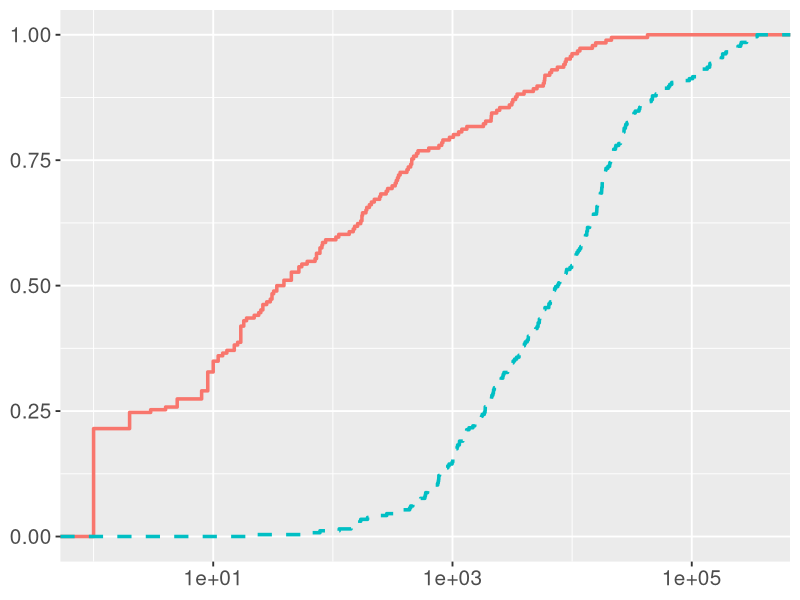
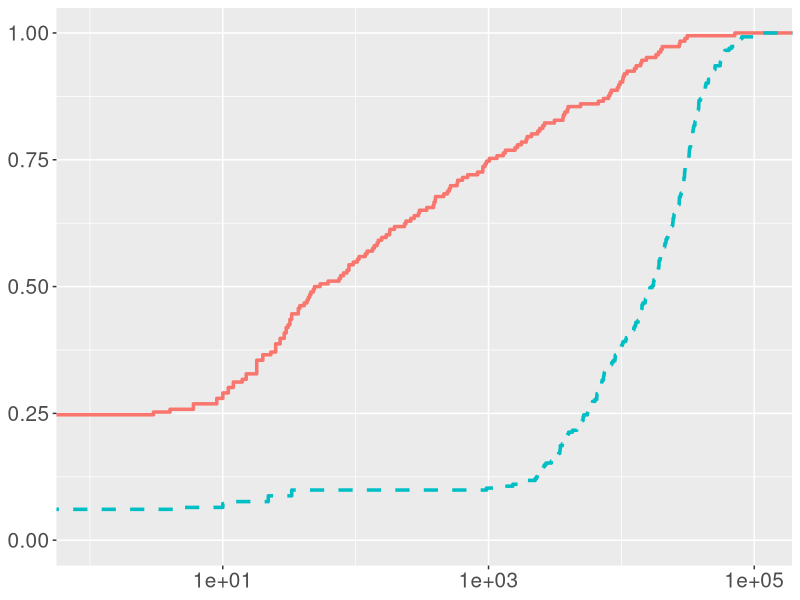
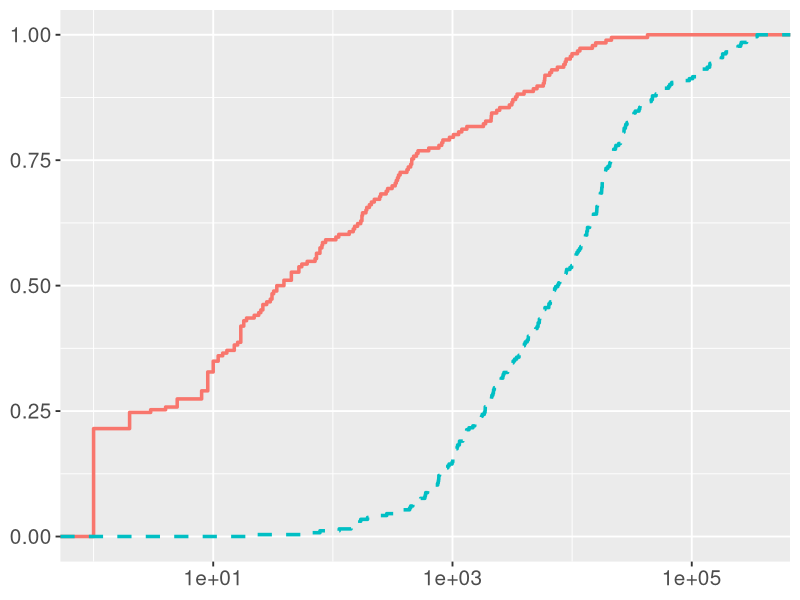
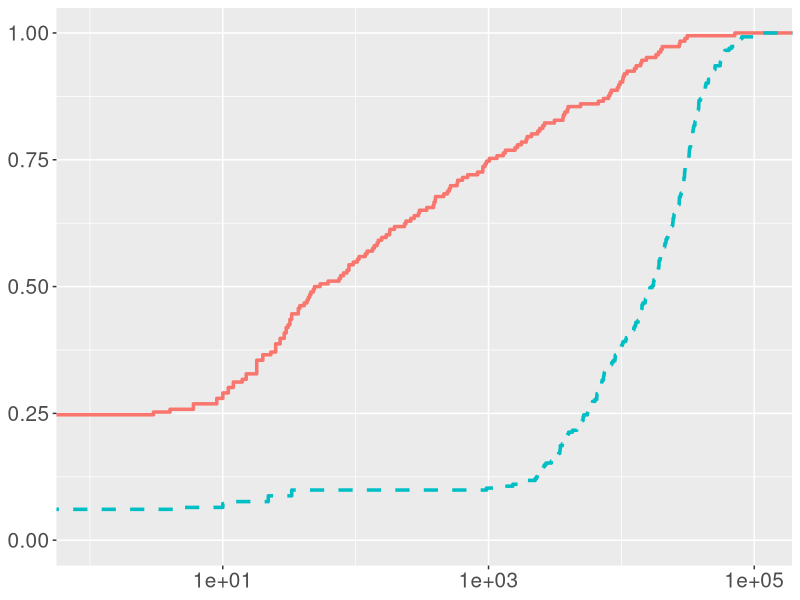

Generate these figures, in order, with R:
library(ggplot2)
library(stringr)

res <- read.csv2(file="results.csv", sep = ",", dec = ".")

time_limit = 3600
res[res$SOLVE_STATUS == "TIME_LIMIT_REACHED","TIME"] <- 2*time_limit
res[grep("ERROR",res$SOLVE_STATUS),"TIME"] <- 2*time_limit
print("number of instances stopped because of an error:")
nrow(res[grep("ERROR",res$SOLVE_STATUS),])


sub1 <- res[res$SOLVE_STATUS == "SOLUTION_FOUND" | res$SOLVE_STATUS == "NO_SOLUTION_FOUND","NODE_EXPLORED"]
sub2 <- res[res$SOLVE_STATUS == "TIME_LIMIT_REACHED","NODE_EXPLORED"]
max_nodes <- max(res$NODE_EXPLORED)
print("maximum number of nodes explored in one instance:")
print(max_nodes)
data_ECDF_general <- data.frame(x = c(sub1,sub2), Instances = factor(c(rep(0,length(sub1)),rep(1,length(sub2))), 0:1, labels = list("unsolved","solved")))
ggplot(data_ECDF_general, aes(x=x,col=Instances,linetype=Instances)) +
  scale_linetype_manual(breaks=c("unsolved","solved"),values=c(1,2)) +
  scale_x_continuous(trans = 'log10') + 
  coord_cartesian(xlim = c(1,max_nodes), expand = TRUE) +
  theme_gray(base_size = 14) + stat_ecdf(linewidth=1.2) + theme(legend.text = element_text(size=15), legend.title = element_text(size=15), axis.text=element_text(size=15), legend.position="none", axis.title.x = element_blank(), axis.title.y = element_blank())
ggsave("ECDF_NODE_all_instances.pdf", width = 4, height = 3.4)

sub1 <- res[res$SOLVE_STATUS == "SOLUTION_FOUND" | res$SOLVE_STATUS == "NO_SOLUTION_FOUND","CUTS_ADDED"] + 0.01
sub2 <- res[res$SOLVE_STATUS == "TIME_LIMIT_REACHED","CUTS_ADDED"] + 0.01
max_cuts <- max(res$CUTS_ADDED)
print("maximum number of cuts derived in one instance:")
print(max_cuts)
data_ECDF_general <- data.frame(x = c(sub1,sub2), Instances = factor(c(rep(0,length(sub1)),rep(1,length(sub2))), 0:1, labels = list("unsolved","solved")))
ggplot(data_ECDF_general, aes(x=x,col=Instances,linetype=Instances)) +
  scale_linetype_manual(breaks=c("unsolved","solved"),values=c(1,2)) +
  scale_x_continuous(trans = 'log10') + 
  coord_cartesian(xlim = c(1,max_cuts), expand = TRUE) +
  stat_ecdf(linewidth=1.2) + theme(legend.text = element_text(size=15), legend.title = element_text(size=15), axis.text=element_text(size=15), legend.position="none", axis.title.x = element_blank(), axis.title.y = element_blank())
ggsave("ECDF_CUT_all_instances.pdf", width = 4, height = 3.4)


print("table with proportion of solved wrt nodes, number of players and game type")
game_types = c("implementationGame")
num_players = c("I_2","I_4","I_10")
num_nodes = c("[0-9]_10_[ms]","[0-9]_15_[ms]","[0-9]_20_[ms]")
num_nodes_real = c(10,15,20)
game_type = game_types[1]
for (i in 1:1) {
  game_type <- game_types[i]
  print(game_type)
  solved <- matrix(1:9, nrow = 3, ncol = 3)
  for (p in 1:3) {
    num_player <- num_players[p]
    for (j in 1:3) {
      num_node <- num_nodes[j]
      sub <- res
      sub <- sub[grep(num_node,sub$FILENAME),]
      sub <- sub[grep(num_player,sub$FILENAME),]
      solved[p,j] <- round(100*sum(sub[sub$GAME_TYPE == game_type,"SOLVE_STATUS"] %in% c("SOLUTION_FOUND","NO_SOLUTION_FOUND")) / nrow(sub), 1)
    }
  }
  tab_solved <- as.table(solved)
  dimnames(tab_solved) <- list(players = num_players, items = num_nodes_real)
  print(tab_solved)
  write.table(tab_solved, paste("table_solved_",game_type))
}

print("proportion of instances solved in less than 1 second:")
count_solved_1sec <- nrow(res[res$SOLVE_STATUS == "SOLUTION_FOUND" & res$TIME <= 1,]) + nrow(res[res$SOLVE_STATUS == "NO_SOLUTION_FOUND" & res$TIME <= 1,])
print(count_solved_1sec/nrow(res))
print("proportion of instances solved in the time limit:")
count_solved <- nrow(res[res$SOLVE_STATUS == "SOLUTION_FOUND",]) + nrow(res[res$SOLVE_STATUS == "NO_SOLUTION_FOUND",])
print(count_solved/nrow(res))


print("proportion of instances that found an NE:")
print(nrow(res[res$SOLVE_STATUS == "SOLUTION_FOUND",])/nrow(res))

print("proportion of instances that proved no NE exists:")
print(nrow(res[res$SOLVE_STATUS == "NO_SOLUTION_FOUND",])/nrow(res))

print("minimum number of cuts for instances that proved no NE exists:")
print(min(res[res$SOLVE_STATUS == "NO_SOLUTION_FOUND","CUTS_ADDED"]))

print("proportion of solved instances that are solved in the root node:")
print(nrow(res[res$SOLVE_STATUS != "TIME_LIMIT_REACHED" & res$NODE_EXPLORED == 1,])/nrow(res[res$SOLVE_STATUS != "TIME_LIMIT_REACHED",]))

print("proportion of solved instances that have no cuts derived:")
print(nrow(res[res$SOLVE_STATUS != "TIME_LIMIT_REACHED" & res$CUTS_ADDED == 0,])/nrow(res[res$SOLVE_STATUS != "TIME_LIMIT_REACHED",]))

print("proportion of instances not solved that have no cuts derived:")
print(nrow(res[res$SOLVE_STATUS == "TIME_LIMIT_REACHED" & res$CUTS_ADDED == 0,])/nrow(res[res$SOLVE_STATUS == "TIME_LIMIT_REACHED",]))

print("geometric mean of computation time for instances with two real players and for which an NE is found:")
res_2realplayers <- res[grep("I_2", res$FILENAME),]
print(res_2realplayers[res_2realplayers$SOLVE_STATUS == "SOLUTION_FOUND","TIME"])
print(exp(mean(log(res_2realplayers[res_2realplayers$SOLVE_STATUS == "SOLUTION_FOUND", "TIME"]))))

print("geometric mean of computation time for instances with two real players and for which no NE is proved:")
res_2realplayers <- res[grep("I_2", res$FILENAME),]
print(res_2realplayers[res_2realplayers$SOLVE_STATUS == "NO_SOLUTION_FOUND","TIME"])
print(exp(mean(log(res_2realplayers[res_2realplayers$SOLVE_STATUS == "NO_SOLUTION_FOUND", "TIME"]))))
